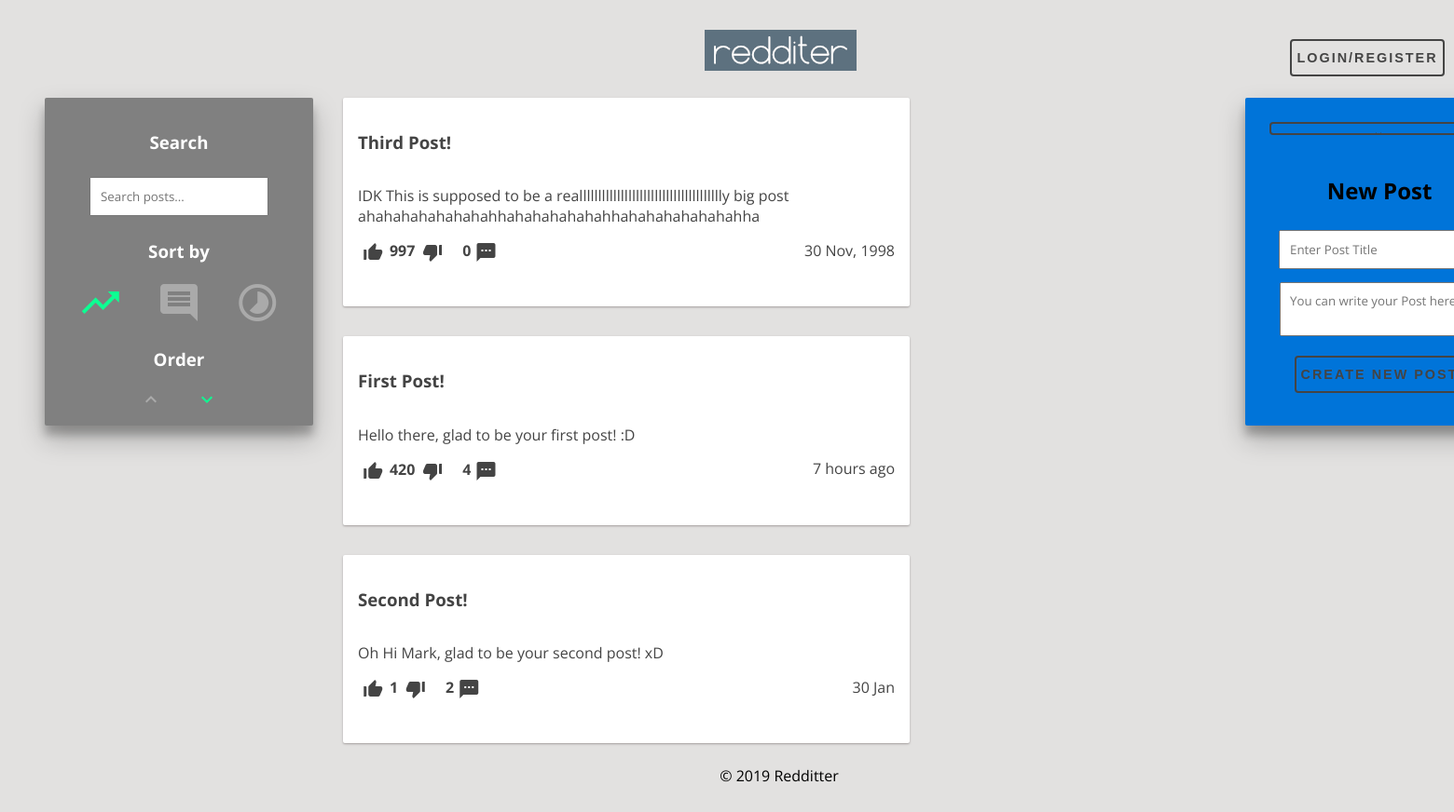
Page /pages/feed.php on the earlier database version.
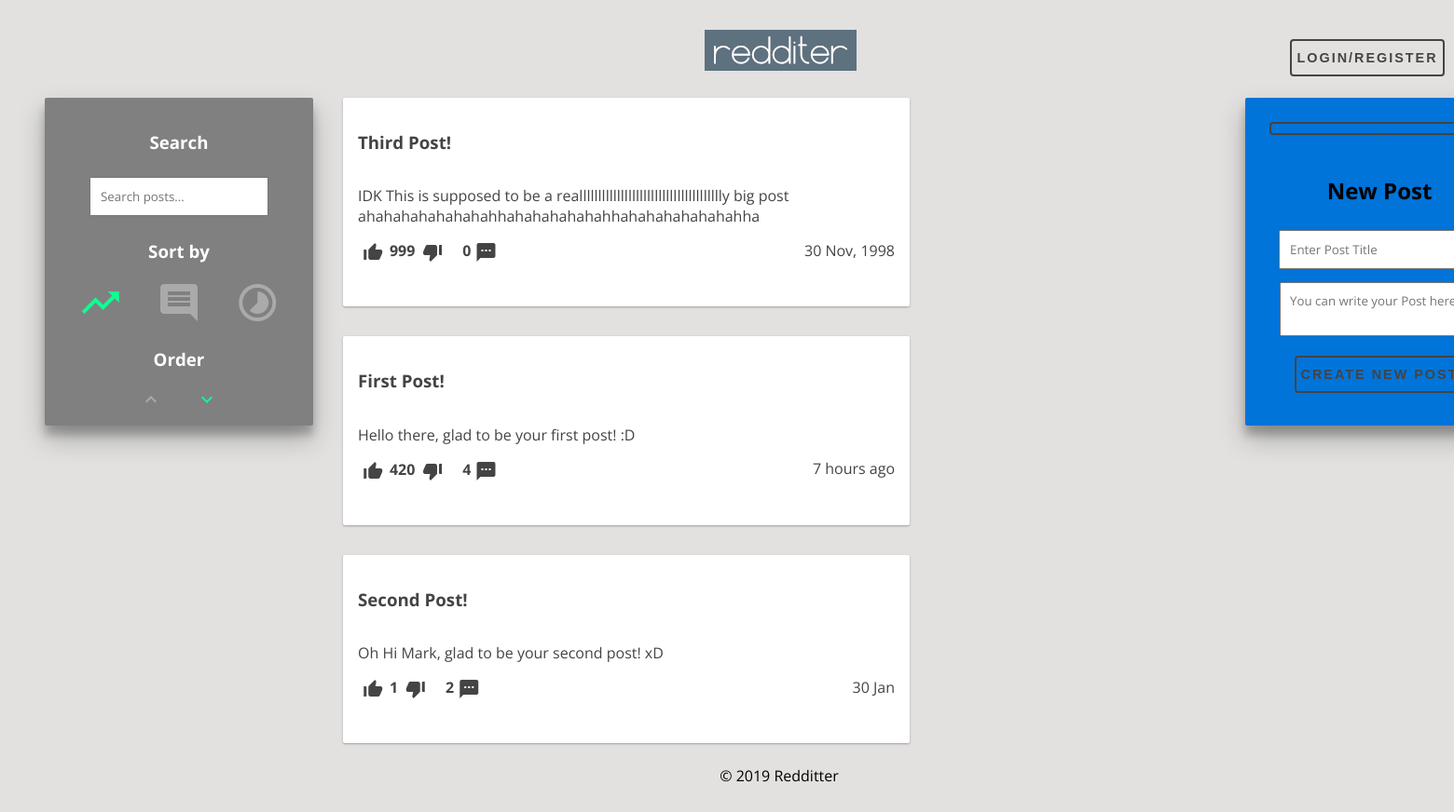
Same page on the later database version.
### tables this page shows
CREATE TABLE Post (
    postID INTEGER PRIMARY KEY AUTOINCREMENT,
    userID VARCHAR REFERENCES User ON DELETE CASCADE,
    title VARCHAR NOT NULL,
    content VARCHAR NOT NULL,
    postDate DATE NOT NULL DEFAULT (strftime('%s', 'now')),
    points INTEGER DEFAULT 0
);

### includes/session.php (called while the page is built, shortened)
<?php
    function isLoggedIn() {
        if (isset($_SESSION["userID"]) && $_SESSION["userID"] !== "")
            return true;
        else
            return false;
    }
?>

### database/post.php (called while the page is built, shortened)
<?php
function getAllPosts($cat, $order) {
	global $dbh;
	try {
		switch($cat) {
			case "p":
				if($order == "a")
					$stmt = $dbh->prepare("SELECT * FROM Post ORDER BY points ASC");
				else if($order == "d")
					$stmt = $dbh->prepare("SELECT * FROM Post ORDER BY points DESC");
				break;
		}
		$stmt->execute();
		return $stmt->fetchAll();
	} catch(PDOException $e) {
		echo $e->getMessage();
		return null;
	}
}
function getNumberComments($postID) {
	global $dbh;
	try {
		$stmt = $dbh->prepare("SELECT count(*) as NbComments FROM PostComment Where postID = ?");
		$stmt->execute(array($postID));
		return $stmt->fetch();
	} catch(PDOException $e) {
		echo $e->getMessage();
		return null;
	}
}
?>

### database/timeAgo.php (called while the page is built, shortened)
<?php
    function time_ago( $time )
    {
        $out    = '';
        $now    = time();
        $diff   = $now - $time;
        if( $diff < 60 )
            return TIMEBEFORE_NOW;
        elseif( $diff < 3600 )
            return str_replace( '{num}', ( $out = round( $diff / 60 ) ), $out == 1 ? TIMEBEFORE_MINUTE : TIMEBEFORE_MINUTES );
        elseif( $diff < 3600 * 24 )
            return str_replace( '{num}', ( $out = round( $diff / 3600 ) ), $out == 1 ? TIMEBEFORE_HOUR : TIMEBEFORE_HOURS );
        elseif( $diff < 3600 * 24 * 2 )
            return TIMEBEFORE_YESTERDAY;
        else
            return strftime( date( 'Y', $time ) == date( 'Y' ) ? TIMEBEFORE_FORMAT : TIMEBEFORE_FORMAT_YEAR, $time );
    }
?>

### templates/components/post.php (the view, shortened to what this page needs)
<?php
require_once($_SERVER['DOCUMENT_ROOT'].'/database/timeAgo.php');
?>
<article class="post container">
    <a href="/pages/post.php?id=<?=$post["postID"]?>">
        <h1><?=$post["title"]?></h1>
    </a>
    <section id="post-content">
        <p><?=$post["content"]?></p>
    </section>
    <section id="post-info">
        <label for="upvote<?=$post["postID"]?>">
            <i id="staticUp<?=$post["postID"]?>" class="material-icons">thumb_up_alt</i>
        </label>
        <p id="pp<?=$post["postID"]?>"><?=$post["points"]?></p>
        <label for="downvote<?=$post["postID"]?>">
            <i id="staticDown<?=$post["postID"]?>" class="material-icons">thumb_down_alt</i>
        </label>
        <p id="nbComments"><?=$numberComments["NbComments"]?></p>
        <a id="nbCommentsLink" href="/pages/post.php?id=<?=$post["postID"]?>">
            <i class="material-icons">textsms</i>
        </a>
        <p id="time_ago"><?=time_ago($post["postDate"])?></p>
    </section>
</article>

### templates/common/header.php (shortened to what this page needs)
<!DOCTYPE html>
<html>
    <head>
        <link href="/css/style.css" rel="stylesheet">
    </head>
    <body>
        <header>
            <a href="/pages/feed.php"><img src="/img/logo.png" /></a>
            <?php include_once($_SERVER["DOCUMENT_ROOT"]."/templates/components/user-bar.php"); ?>
        </header>

### templates/components/user-bar.php
<aside class="user-bar">
    <?php if (isLoggedIn()) { ?>
        <a href="/pages/profile.php?user=<?=$_SESSION["userID"]?>">
            <span><?=$_SESSION["userID"]?></span>
            <?php if (file_exists($_SERVER['DOCUMENT_ROOT']."/img/users/".$_SESSION["userID"].".png")) { ?>
                <img class="miniature-profile-picture" src="/img/users/<?=$_SESSION["userID"]?>.png"?>
            <?php } else { ?>
                <img class="miniature-profile-picture" src="/img/users/unknown.png">
            <?php } ?>
        </a>
    <?php } else {
        include_once($_SERVER["DOCUMENT_ROOT"]."/templates/components/sign-bar.php"); ?>
        <button id="sign-btn" class="fill open-btn">Login/Register</button>
    <?php } ?>
</aside>

### pages/feed.php (shortened to what this page needs)
<?php
	require_once($_SERVER["DOCUMENT_ROOT"]."/includes/init.php");
	require_once($_SERVER["DOCUMENT_ROOT"]."/database/post.php");
	$posts = getAllPosts("p", "d");
	include_once($_SERVER["DOCUMENT_ROOT"]."/templates/common/header.php");
?>
<div id="feed-page" class="page">
	<?php
		include_once($_SERVER["DOCUMENT_ROOT"]."/templates/components/search-bar.php");
		include_once($_SERVER["DOCUMENT_ROOT"]."/templates/components/list-posts.php");
		include_once($_SERVER["DOCUMENT_ROOT"]."/templates/components/newPost-bar.php");
	?>
</div>
<?php include_once($_SERVER["DOCUMENT_ROOT"]."/templates/common/footer.php"); ?>

### templates/components/search-bar.php (shortened to what this page needs)
<aside class="search-bar container">
    <section id="search" class="sort-by">
        <h1>Search</h1>
        <input type="search" placeholder="Search posts..."/>
    </section>
    <section id="sort" class="sort-by">
        <h1>Sort by</h1>
        <ul>
            <li>
                <label for="points"><i class="material-icons">trending_up</i></label>
            </li>
            <li>
                <label for="comments"><i class="material-icons">comment</i></label>
            </li>
            <li>
                <label for="date"><i class="material-icons">timelapse</i></label>
            </li>
        </ul>
    </section>
    <section id="order" class="sort-by">
        <h1>Order</h1>
        <ul>
            <li>
                <label for="asc"><i class="material-icons">expand_less</i></label>
            </li>
            <li>
                <label for="desc"><i class="material-icons">expand_more</i></label>
            </li>
        </ul>
    </section>
</aside>

### templates/components/list-posts.php
<section class="list-posts">
<?php
    require_once($_SERVER["DOCUMENT_ROOT"]."/database/post.php");
    foreach($posts as $post) {
        $numberComments = getNumberComments($post['postID']);
        include($_SERVER["DOCUMENT_ROOT"]."/templates/components/post.php");
    }
?>
</section>

### templates/components/newPost-bar.php
<aside id="newPost-bar" class="container">
    <button class="fill" onclick="closeNewPost()">&times;</button>
    <form id="newPost-form" class="modal-content">
        <h1>New Post</h1>
        <div>
            <input type="text" name="postTitle" placeholder="Enter Post Title" required>
            <textarea name="postContent" placeholder="You can write your Post here!" required></textarea>
        </div>
        <div>
            <button type="submit" class="fill" onclick="createNewPost()">Create new Post</button>
        </div>
    </form>
</aside>

### templates/common/footer.php
        <footer>
            &copy; 2019 Redditter
        </footer>
    </body>
</html>

### css/style.css (style rules this page uses)
body { background: #e2e1e0; font-family: 'Open Sans', sans-serif; margin: 2em; display: grid; grid-gap: 0.5rem 0.5rem; grid-template-areas: "header" "main" "footer"; }
header { grid-area: header; text-align: center; display: flex; flex-direction: row; justify-content: space-between; margin: auto 5% auto 45%; }
footer { grid-area: footer; text-align: center; }
#feed-page { justify-content: space-around; }
.user-bar { height: 2em; font-weight: bold; }
#newPost-bar { background: #0074D9; text-align: center; box-shadow: 0 14px 28px rgba(0,0,0,0.25), 0 10px 10px rgba(0,0,0,0.22); width: 16em; height: 20em; display: flex; flex-direction: column; justify-content: space-between; }
.search-bar { background: gray; text-align: center; box-shadow: 0 14px 28px rgba(0,0,0,0.25), 0 10px 10px rgba(0,0,0,0.22); width: 16em; height: 20em; display: flex; flex-direction: column; justify-content: space-evenly; }
.sort-by h1 { color: white; }
.sort-by ul { list-style-type: none; margin: 0; padding: 0; }
.sort-by ul li { display: inline; color: #AAAAAA; }
.sort-by#sort ul li label i { font-size: 3em; }
.sort-by#order ul li label { font-size: 1em; }
.sort-by ul li label { font-weight: bold; padding: 1em 1em 1em; margin: 10px auto; cursor: pointer; transition: all 0.25s linear; }
.sort-by input[type=radio]:checked ~ label { color: #0DFF92; }
.list-posts { width: 40em; display: flex; flex-direction: column; justify-content: flex-start; }
#feed-page .list-posts { margin-right: 20.5em; }
.post { background: #ffffff; transition: all 0.3s cubic-bezier(.25,.8,.25,1); box-shadow: 0 1px 3px rgba(133, 96, 96, 0.12), 0 1px 2px rgba(0,0,0,0.24); display: flex; flex-direction: column; justify-content: space-evenly; }
.post h1 { font-weight: bold; color: #444; }
.post #post-content, #post-info { color: #444; }
a { text-decoration: none; color: #444; }
input[type=text], input[type=password], input[type=search], input[type=email], textarea[name=postContent] { font-family: 'Open Sans'; width: 75%; padding: 0.75em; margin: 0.50em; -webkit-appearance: button; }
button { position: relative; height: 40px; margin: 10px; padding: 5px 5px; font-weight: bold; font-size: 0.90em; letter-spacing: 2px; color: #444; border: 2px #444 solid; border-radius: 4px; text-transform: uppercase; outline: 0; overflow:hidden; background: none; z-index: 1; cursor: pointer; transition: 0.08s ease-in; }
.fill:before { content: ""; position: absolute; background-color: #444; bottom: 0; left: 0; right: 0; top: 100%; z-index: -1; transition: top 0.08s ease-in; }
.page { grid-area: main; display: flex; flex-direction: row; }
.container { border-radius: 2px; padding: 1em; margin: 1em; word-wrap: break-word; cursor: default; }
.modal-content { margin-top: 5%; margin-bottom: 5%; }
#post-info p[id^="pp"] { font-weight: bold; display: inline; position: relative; left: 0.1em; bottom: 0.5em; }
#time_ago { position: relative; bottom: 1.1em; float: right; }
#nbComments { font-weight: bold; display: inline; position: relative; left: 1em; bottom: 0.5em; }
#nbCommentsLink { position: relative; left: 1em; }
#post-info label { cursor: pointer; transition: color 1s; }

Differences in the rows shown:
changed post "Third Post!": points "997" → "999"
